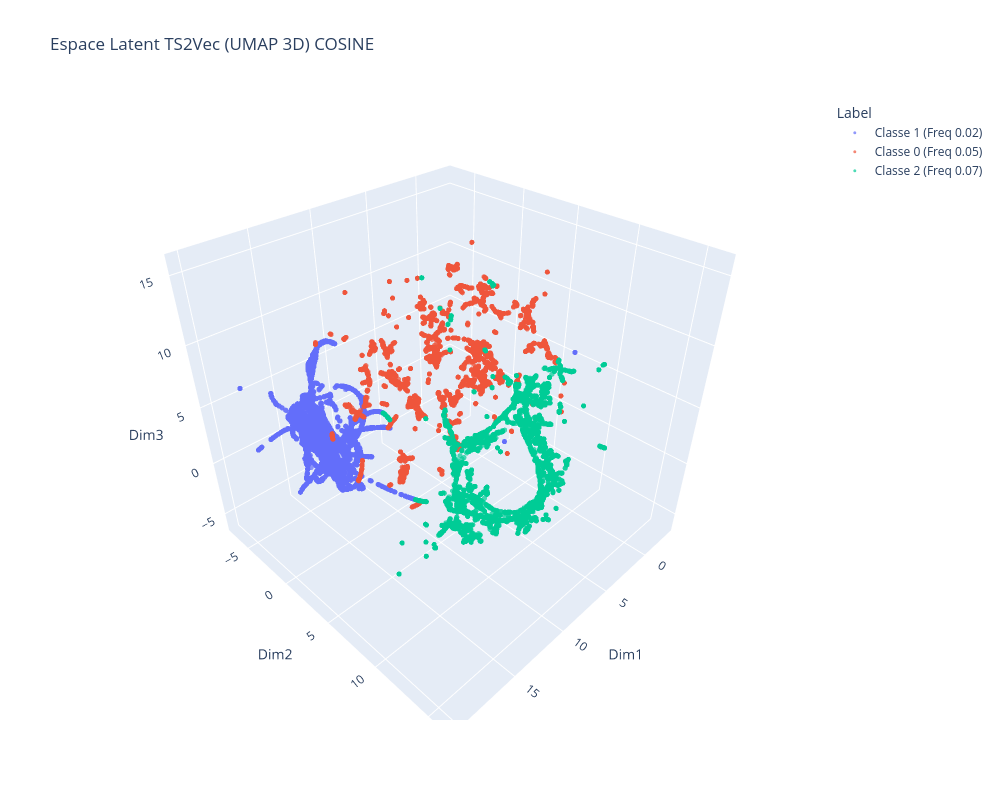

Notebook source saved alongside this figure:
### Code cell
# 1. Create a clean DataFrame for Plotly
df_plot = pd.DataFrame(embedding, columns=['Dim1', 'Dim2', 'Dim3'])

# Map your labels to names for the legend
class_names = {0: 'Classe 0 (Freq 0.05)', 1: 'Classe 1 (Freq 0.02)', 2: 'Classe 2 (Freq 0.07)'}
df_plot['Label'] = [class_names[y] for y in y_test_concat]

# 2. Create the interactive 3D plot
fig = px.scatter_3d(
    df_plot,
    x='Dim1',
    y='Dim2',
    z='Dim3',
    color='Label',
    title='Espace Latent TS2Vec (UMAP 3D) COSINE',
    opacity=0.7,
    width=1000,
    height=800
)

# Make the dots smaller (like s=20 in matplotlib)
fig.update_traces(marker=dict(size=3))

fig.show()

### Figure 1 — Plotly figure (JSON) as saved in the notebook; plotly's stock layout.template omitted (floating-point values rounded to 4 significant figures; data arrays with more than 128 entries replaced by an {"elided": "..."} marker saying what was removed)
{"data": [{"hovertemplate": "Label=Classe 1 (Freq 0.02)<br>Dim1=%{x}<br>Dim2=%{y}<br>Dim3=%{z}<extra></extra>", "legendgroup": "Classe 1 (Freq 0.02)", "marker": {"color": "#636efa", "opacity": 0.7, "size": 3, "symbol": "circle"}, "mode": "markers", "name": "Classe 1 (Freq 0.02)", "scene": "scene", "showlegend": true, "type": "scatter3d", "x": {"elided": "6800 float values"}, "y": {"elided": "6800 float values"}, "z": {"elided": "6800 float values"}}, {"hovertemplate": "Label=Classe 0 (Freq 0.05)<br>Dim1=%{x}<br>Dim2=%{y}<br>Dim3=%{z}<extra></extra>", "legendgroup": "Classe 0 (Freq 0.05)", "marker": {"color": "#EF553B", "opacity": 0.7, "size": 3, "symbol": "circle"}, "mode": "markers", "name": "Classe 0 (Freq 0.05)", "scene": "scene", "showlegend": true, "type": "scatter3d", "x": {"elided": "9800 float values"}, "y": {"elided": "9800 float values"}, "z": {"elided": "9800 float values"}}, {"hovertemplate": "Label=Classe 2 (Freq 0.07)<br>Dim1=%{x}<br>Dim2=%{y}<br>Dim3=%{z}<extra></extra>", "legendgroup": "Classe 2 (Freq 0.07)", "marker": {"color": "#00cc96", "opacity": 0.7, "size": 3, "symbol": "circle"}, "mode": "markers", "name": "Classe 2 (Freq 0.07)", "scene": "scene", "showlegend": true, "type": "scatter3d", "x": {"elided": "7400 float values"}, "y": {"elided": "7400 float values"}, "z": {"elided": "7400 float values"}}], "layout": {"height": 800, "legend": {"title": {"text": "Label"}, "tracegroupgap": 0}, "scene": {"domain": {"x": [0, 1], "y": [0, 1]}, "xaxis": {"title": {"text": "Dim1"}}, "yaxis": {"title": {"text": "Dim2"}}, "zaxis": {"title": {"text": "Dim3"}}}, "title": {"text": "Espace Latent TS2Vec (UMAP 3D) COSINE"}, "width": 1000}}
